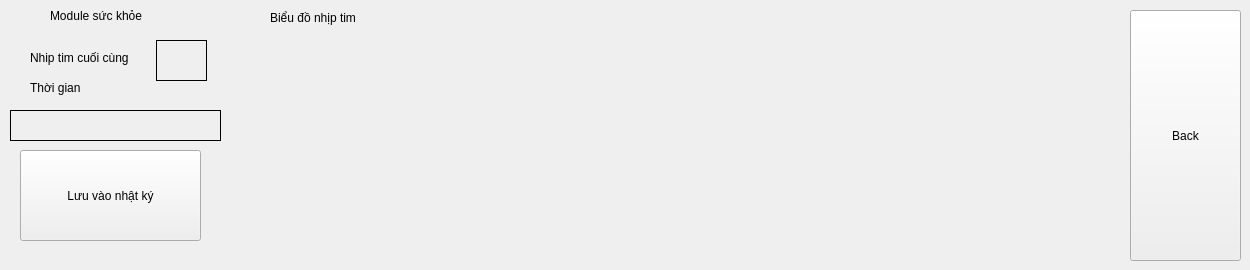
    <widget class="QWidget" name="ModuleSucKhoe">
     <widget class="QLabel" name="suckhoe">
      <property name="geometry">
       <rect>
        <x>50</x>
        <y>-10</y>
        <width>111</width>
        <height>51</height>
       </rect>
      </property>
      <property name="text">
       <string>Module sức khỏe</string>
      </property>
     </widget>
     <widget class="QPushButton" name="backsuckhoeModule">
      <property name="geometry">
       <rect>
        <x>1130</x>
        <y>10</y>
        <width>111</width>
        <height>251</height>
       </rect>
      </property>
      <property name="text">
       <string>Back</string>
      </property>
     </widget>
     <widget class="QLabel" name="label_37">
      <property name="geometry">
       <rect>
        <x>30</x>
        <y>50</y>
        <width>111</width>
        <height>16</height>
       </rect>
      </property>
      <property name="text">
       <string>Nhip tim cuối cùng</string>
      </property>
     </widget>
     <widget class="QPushButton" name="pushButton">
      <property name="geometry">
       <rect>
        <x>20</x>
        <y>150</y>
        <width>181</width>
        <height>91</height>
       </rect>
      </property>
      <property name="text">
       <string>Lưu vào nhật ký</string>
      </property>
     </widget>
     <widget class="QLabel" name="label_39">
      <property name="geometry">
       <rect>
        <x>270</x>
        <y>10</y>
        <width>101</width>
        <height>16</height>
       </rect>
      </property>
      <property name="text">
       <string>Biểu đồ nhịp tim</string>
      </property>
     </widget>
     <widget class="QWidget" name="gridLayoutWidget">
      <property name="geometry">
       <rect>
        <x>270</x>
        <y>40</y>
        <width>811</width>
        <height>211</height>
       </rect>
      </property>
      <layout class="QGridLayout" name="grahp"/>
     </widget>
     <widget class="QLabel" name="label_54">
      <property name="geometry">
       <rect>
        <x>30</x>
        <y>80</y>
        <width>61</width>
        <height>16</height>
       </rect>
      </property>
      <property name="text">
       <string>Thời gian</string>
      </property>
     </widget>
     <widget class="QLabel" name="thoigiansuckhoeModule">
      <property name="geometry">
       <rect>
        <x>10</x>
        <y>110</y>
        <width>211</width>
        <height>31</height>
       </rect>
      </property>
      <property name="frameShape">
       <enum>QFrame::Box</enum>
      </property>
      <property name="text">
       <string/>
      </property>
     </widget>
     <widget class="QLabel" name="nhiptimsuckhoeModule">
      <property name="geometry">
       <rect>
        <x>156</x>
        <y>40</y>
        <width>51</width>
        <height>41</height>
       </rect>
      </property>
      <property name="frameShape">
       <enum>QFrame::Box</enum>
      </property>
      <property name="text">
       <string/>
      </property>
     </widget>
    </widget>
